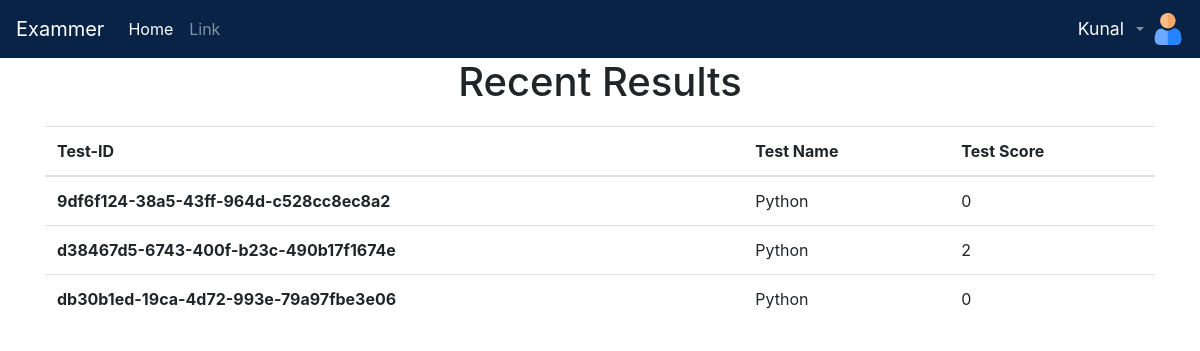
Page /results (signed in) on the committed database.
### quizapp/models.py (models this page shows, shortened)
class Student(models.Model):
    external_id = models.UUIDField(default=uuid.uuid4, editable=False, unique=True)
    user = models.ForeignKey(User, on_delete=models.DO_NOTHING)
    test = models.ForeignKey(Test, on_delete=models.DO_NOTHING)
    score = models.CharField(max_length=3)
    completed = models.BooleanField(default=False)
    remaining_time = models.CharField(default="", max_length=3)

class Test(models.Model):
    external_id = models.UUIDField(default=uuid.uuid4, editable=False, unique=True)
    category = models.CharField(max_length=200)
    description = models.CharField(max_length=200)
    active = models.BooleanField(default=True)
    test_time = models.CharField(max_length=3, default=None)
    def __str__(self):
        return self.category

### quizapp/views.py (the view)
# urls.py: path('results',views.results,name='results'),
@login_required(login_url='login_page')
def results(request):
    username = request.user
    user = User.objects.get(username=username)
    tests = Student.objects.filter(user=user)
    context = {"responses": tests}
    return render(request, 'results.html', context)

### quizapp/templates/results.html (shortened to what this page needs)
{% load static %}
<!doctype html>
<html lang="en">
<head>
    <link rel="stylesheet" href="https://stackpath.bootstrapcdn.com/bootstrap/4.3.1/css/bootstrap.min.css"
>
</head>
<body>
    {% include "quizapp/header.html" %}
    <center><h1>Recent Results</h1></center>
    <div class="container" style="margin-top: 20px;">
        <table class="table">
            <thead>
              <tr>
                <th scope="col">Test-ID</th>
                <th scope="col">Test Name</th>
                <th scope="col">Test Score</th>
              </tr>
            </thead>
            <tbody>
                {% for response in responses %}
              <tr>
                <th scope="row">{{response.external_id}}</th>
                <td>{{response.test}}</td>
                <td>{{response.score}}</td>
              </tr>
              {% endfor %}
            </tbody>
          </table>
    </div>
</body>
</html>

### quizapp/templates/quizapp/header.html (shortened to what this page needs)
{% load static %}
    <nav class="navbar navbar-expand-lg navbar-dark" style="background: #092346;">
        <a class="navbar-brand" href=""> Exammer</a>
        <div class="collapse navbar-collapse" id="navbarTogglerDemo03">
            <ul class="navbar-nav mr-auto mt-2 mt-lg-0">
                <li class="nav-item active">
                    <a class="nav-link" href="{%url 'home'%}">Home </a>
                </li>
                <li class="nav-item">
                    <a class="nav-link" href="#">Link</a>
                </li>
            </ul>
            {% if user.is_authenticated %}
            <ul class="navbar-nav ">
                <li class="nav-item dropdown">
                    <a href="#" class="nav-link dropdown-toggle" id="navbarDropdown" role="button"
                        data-toggle="dropdown"> <span class="text-light m-2" style="font-size: 1.1rem;"> {{request.user |title}}</span></a>
                </li>
                <img src="{%static 'images/userprofile.png' %}" alt="" style="height:80%; width: 80%;" class="my-auto">
            </ul>
            {% else %}
            <button type="button" class="btn btn-primary"><a class="text-white"
                    href="{%url 'register_page'%}">Signup</a></button>
            <button type="button" class="btn btn-success m-2"><a class="text-white"
                    href="{%url 'login_page'%}">Login</a></button>
            {% endif %}
        </div>
    </nav>

### rows in the picture
Student: external_id "9df6f124-38a5-43ff-964d-c528cc8ec8a2", test "Python", score "0"
Student: external_id "d38467d5-6743-400f-b23c-490b17f1674e", test "Python", score "2"
Student: external_id "db30b1ed-19ca-4d72-993e-79a97fbe3e06", test "Python", score "0"

### other values in the picture
{{ request.user |title }} "Kunal"
